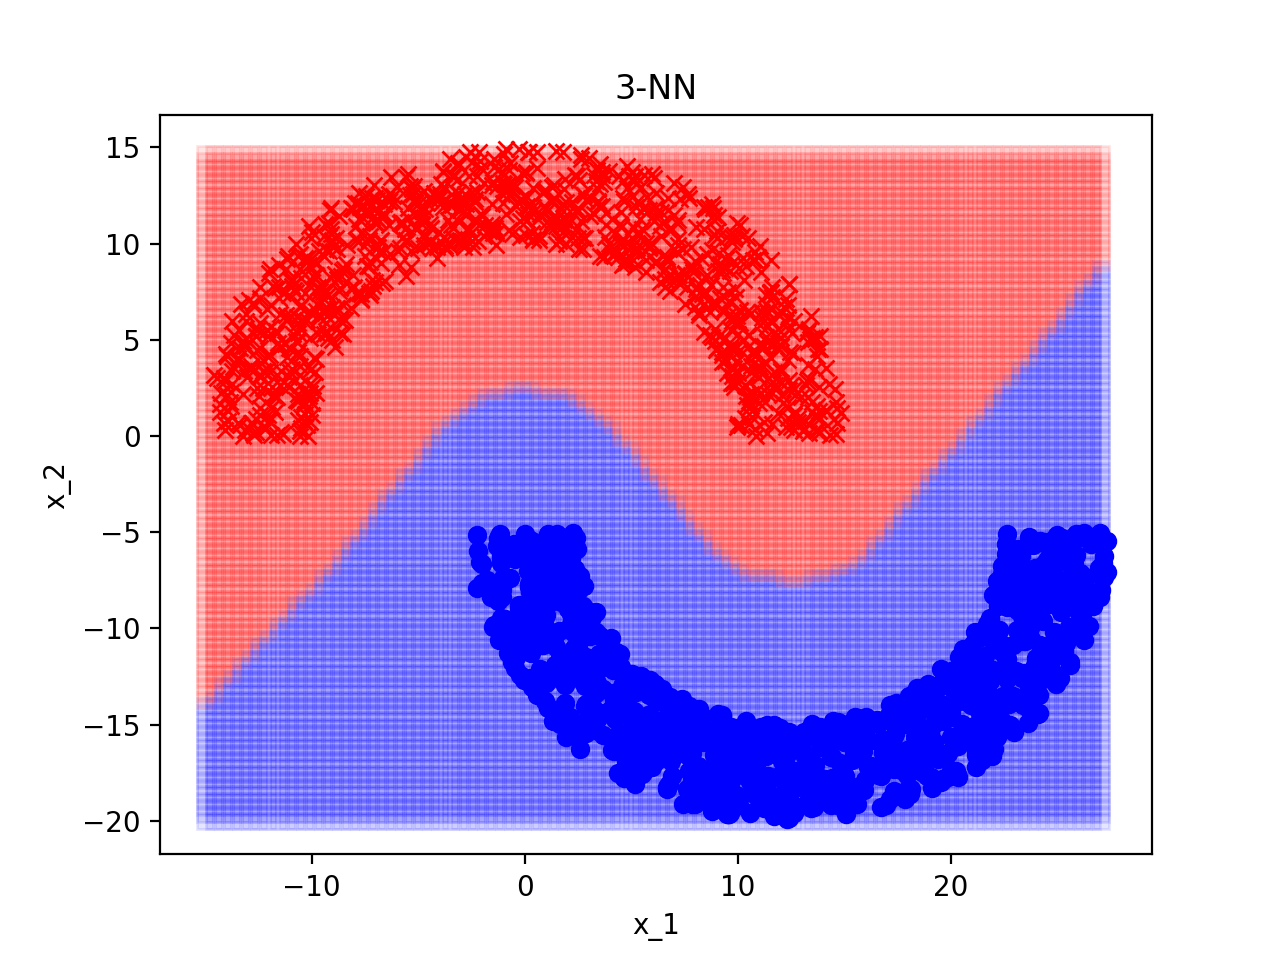

The Python source for this figure:
import random
import matplotlib.pyplot as plt
from matplotlib import colors
import numpy as np
import math

def distance(x1,x2):
	return ((x1[0]-x2[0])**2+(x1[1]-x2[1])**2)**0.5

def returnFurthest(closest,k,X,x):
	closer = list()
	for i in range(len(closest)):
		if (distance(X[k],x) < distance(X[closest[i]],x)):
			closer.append(i)
	if (len(closer) == 0):
		return -1
	furthest = closer[0]
	dist = distance(X[closest[furthest]],x)
	for i in range(1,len(closer)):
		if (dist < distance(X[closest[closer[i]]],x)):
			furthest = closer[i]
			dist = distance(X[closest[closer[i]]],x)
	# print(furthest)
	return furthest

rad = 10
thk = 5
sep = 5

X = list()
Y = list()

for i in range(2000):
	random1 = 2*math.pi*random.random()
	random2 = random.random()
	if (random1 < math.pi):
		x = math.cos(random1)*(rad+thk*(random2))
		y = math.sin(random1)*(rad+thk*(random2))
		X.append([x,y])
		Y.append(-1)
	else:
		x = thk/2+rad + math.cos(random1)*(rad+thk*(random2))
		y = -sep + math.sin(random1)*(rad+thk*(random2))
		X.append([x,y])
		Y.append(1)

y = Y
print(len(X))

for i in range(100):
	print(i)
	for j in range(100):
		x = [-15+42.5*i/100,-20+35*j/100]
		closest = [0,1,2]
		for k in range(1,len(X)):
			furthest = returnFurthest(closest,k,X,x)
			if (furthest != -1):
				closest[furthest] = k
		if (y[closest[0]] + y[closest[1]] + y[closest[2]] < 0):
			plt.plot(x[0],x[1],'sr', alpha = 0.1)
		else:
			plt.plot(x[0],x[1],'sb', alpha = 0.1)


for i in range(len(X)):
	# print(X[i])
	if (y[i] == -1):
		plt.plot(X[i][0],X[i][1],'xr')
	else:
		plt.plot(X[i][0],X[i][1],'ob')

plt.title('3-NN')
plt.xlabel('x_1')
plt.ylabel('x_2')

plt.show()
